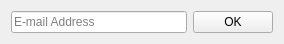
<?xml version="1.0" encoding="UTF-8"?>
<ui version="4.0">
 <class>Form</class>
 <widget class="QWidget" name="Form">
  <property name="geometry">
   <rect>
    <x>0</x>
    <y>0</y>
    <width>284</width>
    <height>41</height>
   </rect>
  </property>
  <property name="windowTitle">
   <string>Form</string>
  </property>
  <layout class="QHBoxLayout" name="horizontalLayout">
   <item>
    <widget class="QLineEdit" name="lineEdit">
     <property name="placeholderText">
      <string>E-mail Address</string>
     </property>
    </widget>
   </item>
   <item>
    <widget class="QPushButton" name="OKButton">
     <property name="text">
      <string>OK</string>
     </property>
    </widget>
   </item>
  </layout>
 </widget>
 <resources/>
 <connections/>
</ui>
